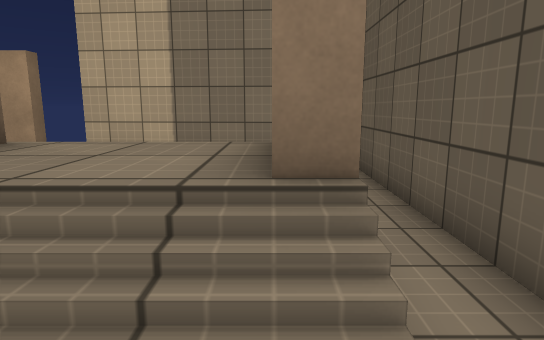
[1] (above)

12 first-person views from a walk through a scene from a Unity 3-D project. The camera is 1.3 m above the floor, tilts 10° down and sees 75° across. The floor is counted in squares, 1 m on a side. Each view is taken from the middle of a square. On the plan, view 1 faces up. The plan holds only what a view shows up to about 15 squares ahead; the rest is blank. The player character is not drawn. Some surface patterns are stand-ins.

[2]
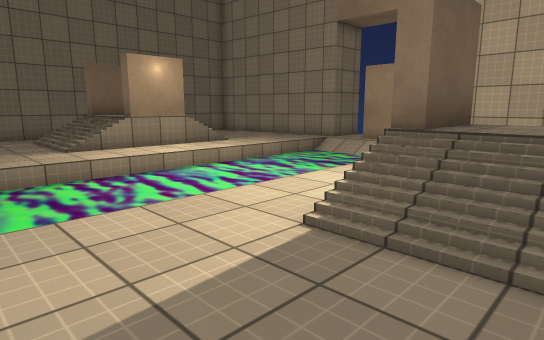

[3]
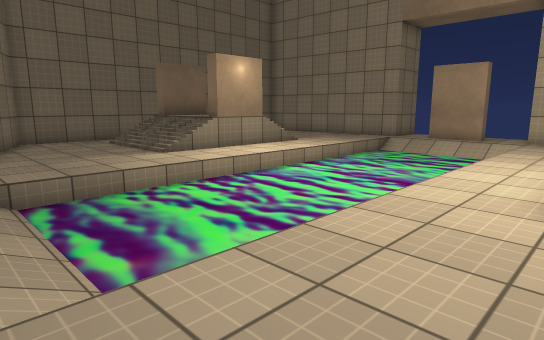

[4]
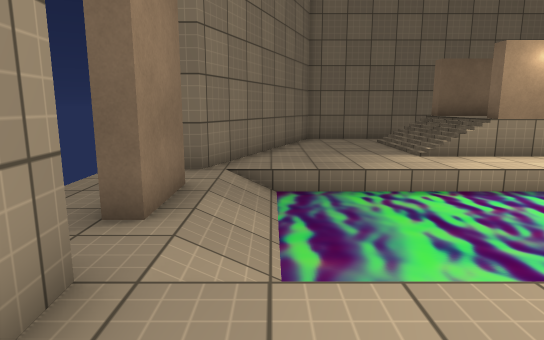

[5]
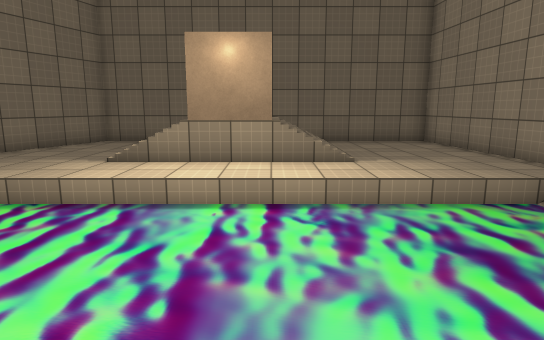

[6]
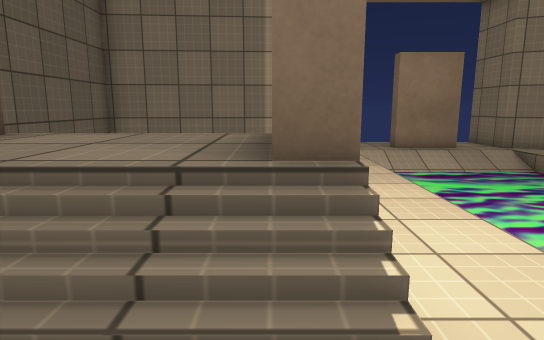

[7]
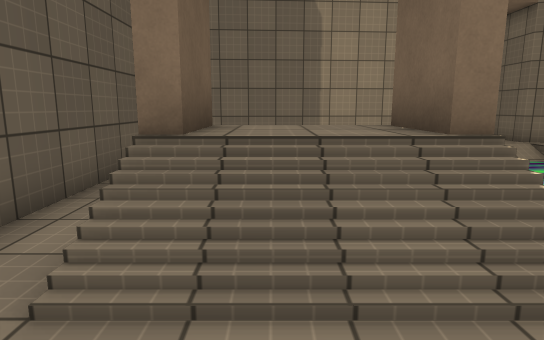

[8]
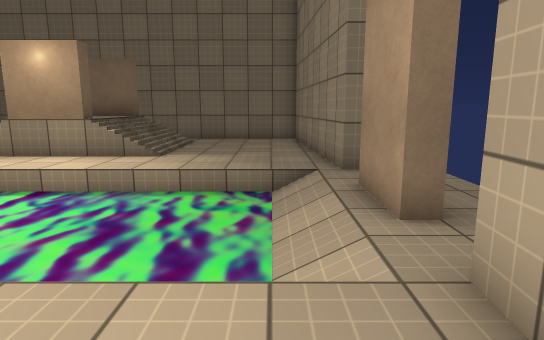

[9]
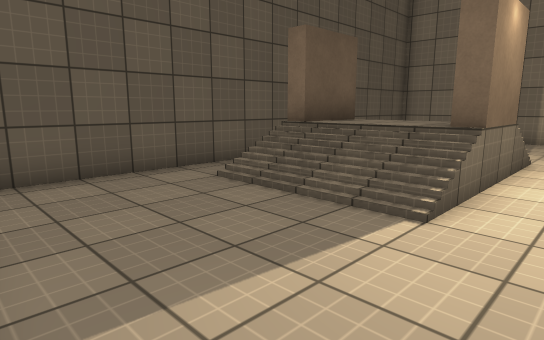

[10]
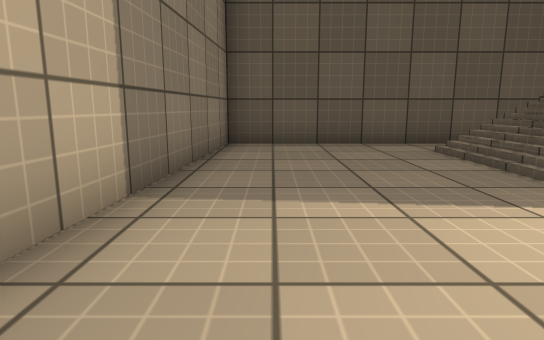

[11]
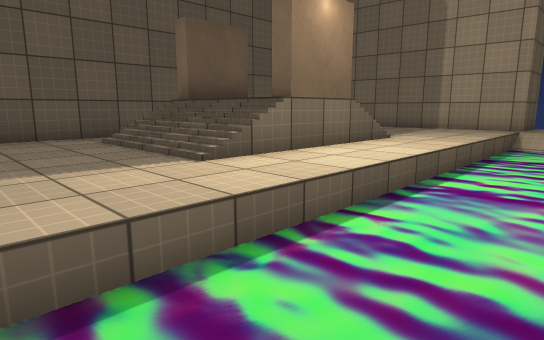

[12]
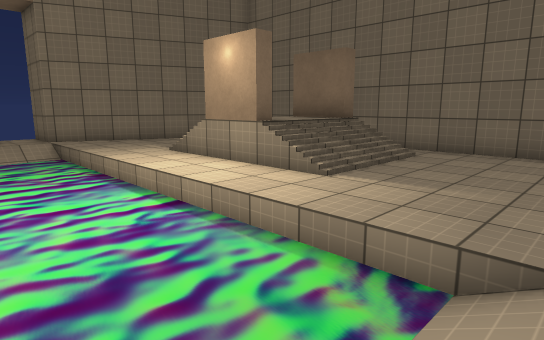

### Floor plan
Key: @ floor where view 1 was taken; # wall or solid block; . main floor; : floor 1 m higher than the main floor; / step, stairs or slope; ~ liquid the walk can cross.
Columns run from 18 left of view 1 to 2 right of it. Each row starts with its distance up from view 1.
 12         .....
 11    #####.##/.#####
 10 ####..../////....####
  9 #......./////.......#
  8 #.......~~~~~.......#
  7 #.......~~~~~.......#
  6 #.////..~~~~~..////.#
  5 # ////..~~~~~..////.#
  4 # #::#..~~~~~..#::#.#
  3 # #::#..~~~~~..#::#.#
  2 # /::/..~~~~~../::/.#
  1 # ////..~~~~~..//// #
  0 #.////..~~~~~..///@ #
 -1 #.......~~~~~.....  #
 -2 #.......~~~~~....   #
 -3 ##......~~~~~.....  #
 -4  ####.../////....   #
 -5     ###..........####
 -6       ##.##..#####
 -7        #.....#
 -8        #     #

Positions as (right, up) in squares from view 1, and headings:
1: (0, 0), facing up
2: (-1, -3), facing up-left
3: (-3, -5), facing up-left
4: (-3, -4), facing left
5: (-4, 4), facing left
6: (-3, 6), facing down
7: (-1, 8), facing down
8: (-3, 9), facing left
9: (-5, 10), facing down-right
10: (-6, 9), facing right
11: (-8, 9), facing down-right
12: (-7, 10), facing down-left
